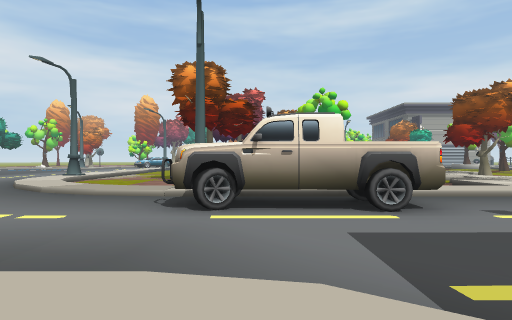
[1] (above)

24 first-person views from a walk through a Unity game level. The camera is 1.3 m above the floor, looks level and sees 75° across. The floor is counted in squares, 2 m on a side. Each view is taken from the middle of a square. On the plan, view 1 faces up. The plan holds only what a view shows up to about 10 squares ahead; the rest is blank. The place goes on beyond the plan.

[2]
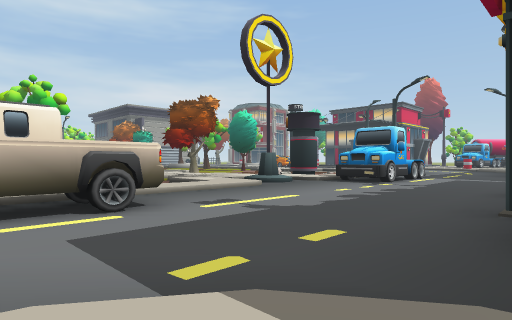

[3]
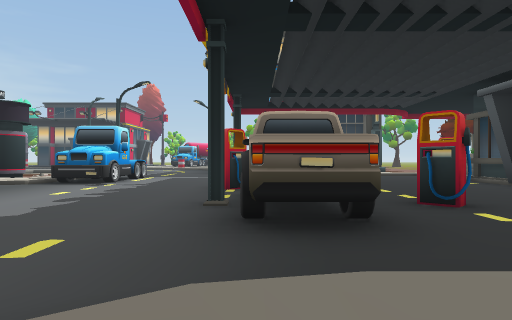

[4]
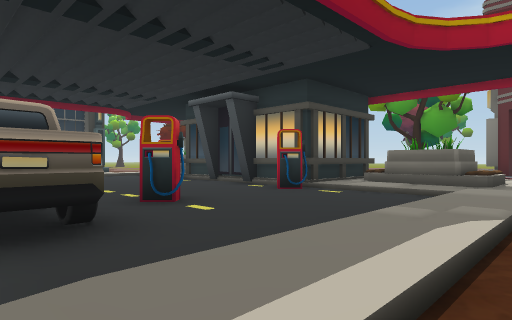

[5]
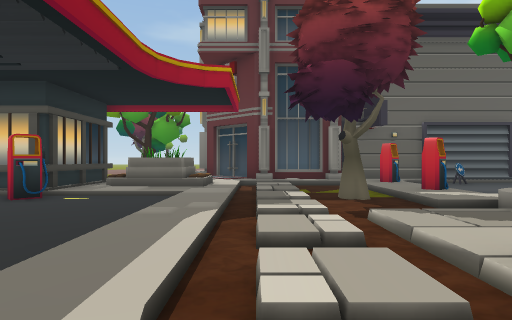

[6]
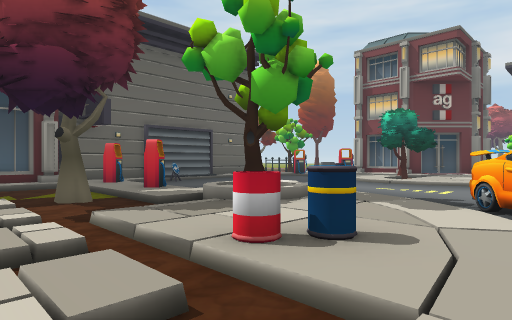

[7]
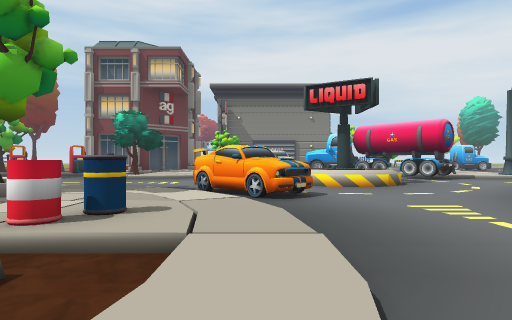

[8]
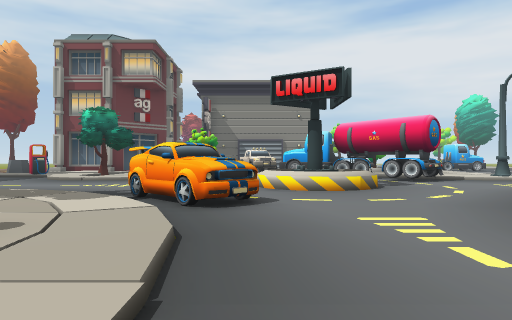

[9]
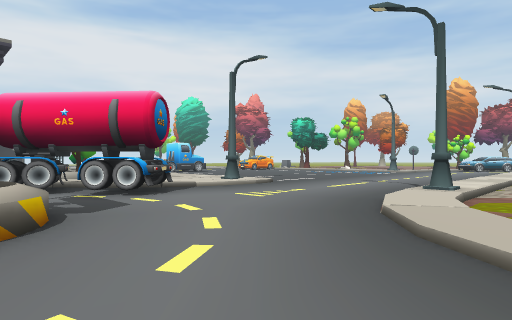

[10]
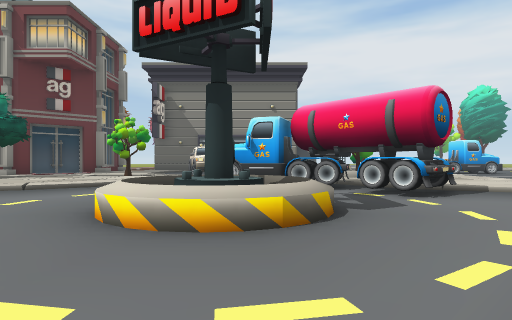

[11]
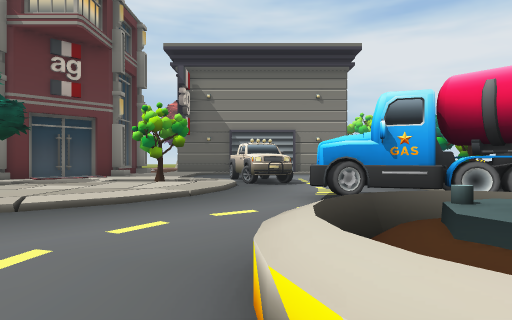

[12]
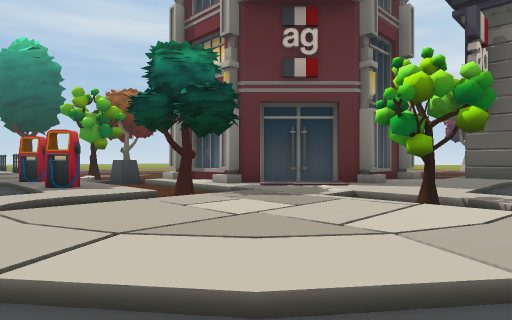

[13]
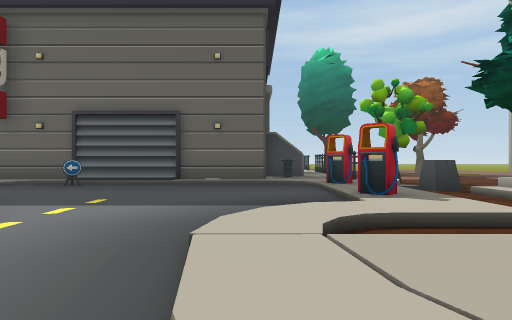

[14]
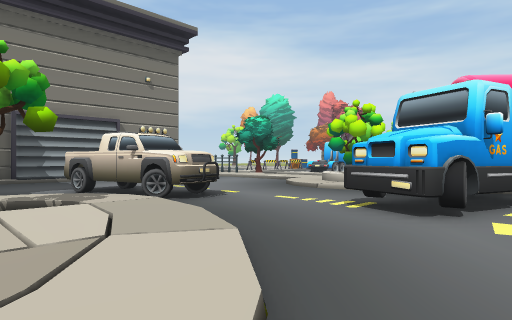

[15]
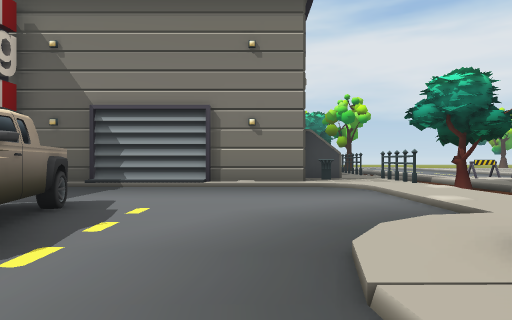

[16]
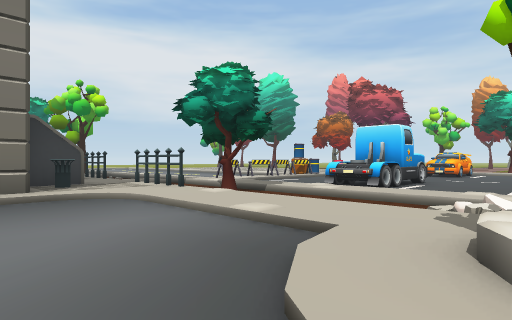

[17]
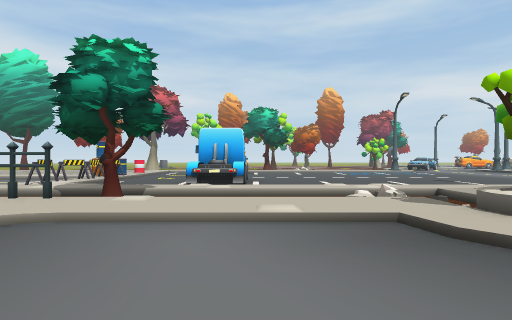

[18]
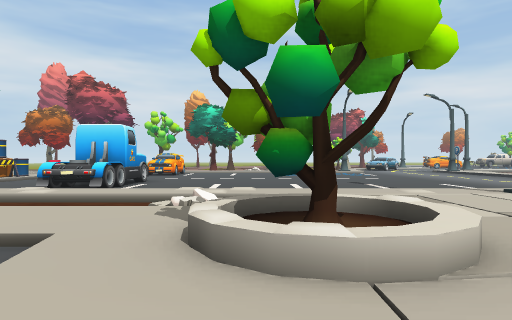

[19]
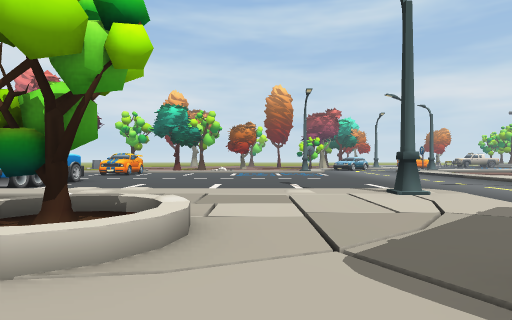

[20]
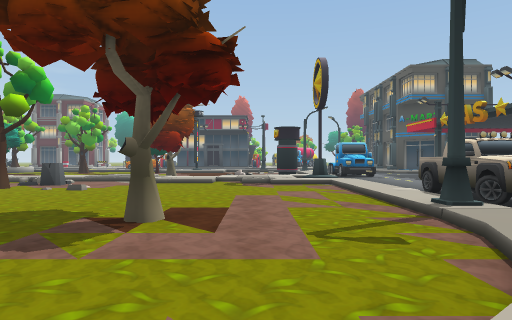

[21]
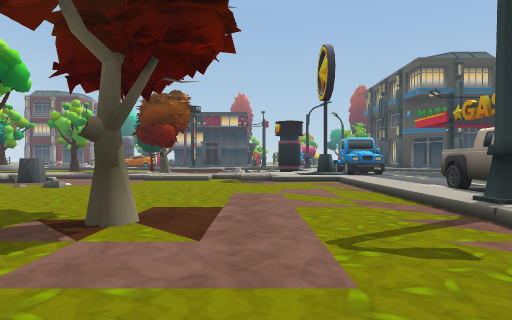

[22]
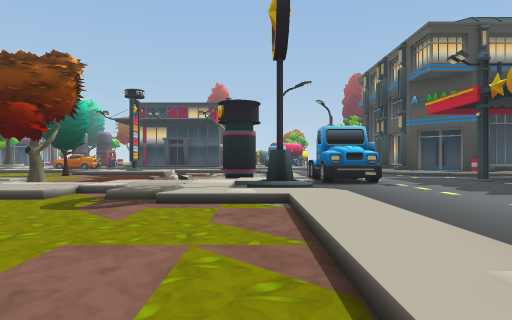

[23]
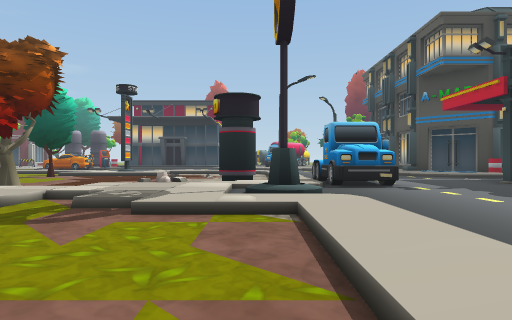

[24]
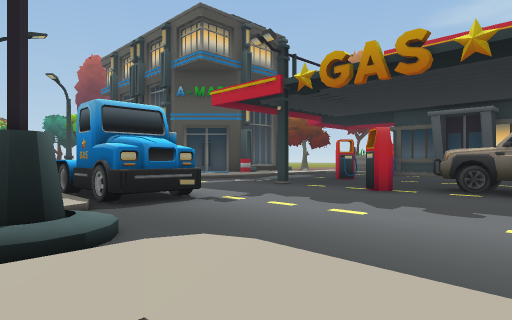

### Floor plan
Key: @ floor where view 1 was taken; # wall or solid block; . main floor; : floor 0.25 m higher than the main floor; / step, stairs or slope; = window, fence, low wall or low ledge; ^ raised ledge; O other object.
Columns run from 25 left of view 1 to 11 right of it. Each row starts with its distance up from view 1.
 15      O.............:       ...O
 14  #...O.............:.    ......   O
 13  :...O.............:.   ......    O..
 12  #   O         ....:. .........    ..
 11  ::::::::::::#:....#...O#......
 10  ...O...O.//:::....:...........
  9 /.##/////./:://....//..........
  8 :::::::::OO:::O....//........./:::/O
  7  ^:/....:O//  OO....///......./////O
  6   #/....//:/O#O......//:#::::::///::
  5   #/........O#O.==......OOOO......OOO
  4   #/........O#.=##=.....OOOO......OO
  3   #/....OO..#O.=##=..................
  2   #/..OOOO......==..O................
  1   #/...O//://......OO//:::/.....O.#..
  0   #/....:/://:....OOO//:.@:.OOOOO....
 -1   #::::::O::://....//:OO./:.OOOO....
 -2    /::::: /:::/....//::://:..##...
 -3     OOO   :::/:....//O::./:........
 -4            ../:...   O.../:........
 -5         OOO/::/...   :/.//:.......
 -6         O ./O......  O/O./:///#####
 -7         O ./O........O/../://:#
 -8         OO./:........:/.///##/#
 -9          .O O......#.O/../:/  #
-10          ..#:////////:O
-11           O#: #########O

Where each view was taken, in squares from view 1:
view 1: 0 up, 0 right, facing up
view 2: 0 up, 0 right, facing up-right
view 3: 0 up, 0 right, facing right
view 4: 0 up, 0 right, facing down-right
view 5: 1 up, 0 right, facing down
view 6: 1 up, 0 right, facing down-left
view 7: 1 up, 1 right, facing left
view 8: 2 up, 0 right, facing left
view 9: 4 up, 4 left, facing up-left
view 10: 4 up, 4 left, facing left
view 11: 2 up, 7 left, facing left
view 12: 1 up, 11 left, facing down-left
view 13: 1 down, 11 left, facing down
view 14: 1 down, 11 left, facing up-left
view 15: 5 up, 14 left, facing left
view 16: 5 up, 16 left, facing up-left
view 17: 4 up, 19 left, facing up
view 18: 5 up, 16 left, facing up
view 19: 5 up, 14 left, facing up
view 20: 9 up, 6 left, facing right
view 21: 9 up, 5 left, facing right
view 22: 7 up, 0 right, facing right
view 23: 7 up, 1 right, facing right
view 24: 7 up, 4 right, facing down-right
